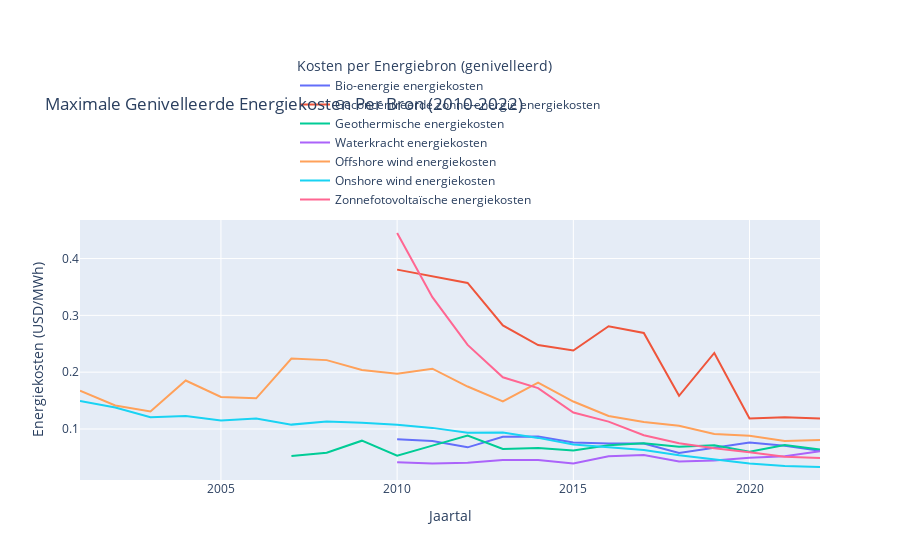

The notebook cell saved with this chart:
### Code cell
import pandas as pd
import plotly.express as px

# Define the columns to check
columns_to_check = [
    'Bioenergy levelized cost of energy', 
    'Geothermal levelized cost of energy', 
    'Offshore wind levelized cost of energy', 
    'Solar photovoltaic levelized cost of energy', 
    'Concentrated solar power levelized cost of energy', 
    'Hydropower levelized cost of energy', 
    'Onshore wind levelized cost of energy'
]

# Drop rows where all specified columns have NaN values
df = df.dropna(subset=columns_to_check, how='all')

# Interpolate 'Geothermal levelized cost of energy' for years between 2010 and 2015
mask = (df['Year'] >= 2010) & (df['Year'] <= 2015)
df.loc[mask, 'Geothermal levelized cost of energy'] = df.loc[mask, 'Geothermal levelized cost of energy'].interpolate(method='linear')

# Melt the DataFrame to a long format for Plotly
df_long = df.melt(id_vars=['Year'], 
                  value_vars=columns_to_check, 
                  var_name='Energy Type', 
                  value_name='Cost of Energy')

# Group by Year and Energy Type, and find the maximum cost for each group
df_max = df_long.groupby(['Year', 'Energy Type']).max().reset_index()

# Translation map from English to Dutch
translation_map = {
    'Bioenergy levelized cost of energy': 'Bio-energie energiekosten',
    'Geothermal levelized cost of energy': 'Geothermische energiekosten',
    'Offshore wind levelized cost of energy': 'Offshore wind energiekosten',
    'Solar photovoltaic levelized cost of energy': 'Zonnefotovoltaïsche energiekosten',
    'Concentrated solar power levelized cost of energy': 'Geconcentreerde zonne-energie energiekosten',
    'Hydropower levelized cost of energy': 'Waterkracht energiekosten',
    'Onshore wind levelized cost of energy': 'Onshore wind energiekosten',
    'Cost of Energy': 'Energiekosten (USD/MWh)',
    'Year': 'Jaartal',
    'Energy Type': 'Kosten per Energiebron (genivelleerd)'
}

# Apply the translation map to the DataFrame
df_max['Energy Type'] = df_max['Energy Type'].map(translation_map)

# Plot the data using Plotly
fig = px.line(df_max, x='Year', y='Cost of Energy', color='Energy Type',
              title='Maximale Genivelleerde Energiekosten Per Bron (2010-2022)',
              labels={'Cost of Energy': translation_map['Cost of Energy'], 'Year': translation_map['Year'], 'Energy Type': translation_map['Energy Type']})

# Update layout to position the legend above the graph and avoid overlap with the title
fig.update_layout(
    legend=dict(
        orientation="v",
        yanchor="bottom",
        y=1.02,
        xanchor="center",
        x=0.5
    ),
    margin=dict(t=220)  # Increase top margin to ensure title does not overlap with legend
)

# Show the plot
fig.show()

### Figure 1 — Plotly figure (JSON) as saved in the notebook; plotly's stock layout.template omitted (floating-point values rounded to 4 significant figures)
{"data": [{"hovertemplate": "Kosten per Energiebron (genivelleerd)=Bio-energie energiekosten<br>Jaartal=%{x}<br>Energiekosten (USD/MWh)=%{y}<extra></extra>", "legendgroup": "Bio-energie energiekosten", "line": {"color": "#636efa", "dash": "solid"}, "marker": {"symbol": "circle"}, "mode": "lines", "name": "Bio-energie energiekosten", "orientation": "v", "showlegend": true, "type": "scatter", "x": [2001, 2002, 2003, 2004, 2005, 2006, 2007, 2008, 2009, 2010, 2011, 2012, 2013, 2014, 2015, 2016, 2017, 2018, 2019, 2020, 2021, 2022], "xaxis": "x", "y": [null, null, null, null, null, null, null, null, null, 0.08212, 0.07875, 0.06766, 0.08641, 0.08658, 0.07633, 0.07462, 0.07451, 0.0577, 0.06748, 0.07601, 0.07052, 0.06147], "yaxis": "y"}, {"hovertemplate": "Kosten per Energiebron (genivelleerd)=Geconcentreerde zonne-energie energiekosten<br>Jaartal=%{x}<br>Energiekosten (USD/MWh)=%{y}<extra></extra>", "legendgroup": "Geconcentreerde zonne-energie energiekosten", "line": {"color": "#EF553B", "dash": "solid"}, "marker": {"symbol": "circle"}, "mode": "lines", "name": "Geconcentreerde zonne-energie energiekosten", "orientation": "v", "showlegend": true, "type": "scatter", "x": [2001, 2002, 2003, 2004, 2005, 2006, 2007, 2008, 2009, 2010, 2011, 2012, 2013, 2014, 2015, 2016, 2017, 2018, 2019, 2020, 2021, 2022], "xaxis": "x", "y": [null, null, null, null, null, null, null, null, null, 0.3805, 0.3684, 0.357, 0.2824, 0.2478, 0.2381, 0.2809, 0.269, 0.1583, 0.2338, 0.1183, 0.1207, 0.1185], "yaxis": "y"}, {"hovertemplate": "Kosten per Energiebron (genivelleerd)=Geothermische energiekosten<br>Jaartal=%{x}<br>Energiekosten (USD/MWh)=%{y}<extra></extra>", "legendgroup": "Geothermische energiekosten", "line": {"color": "#00cc96", "dash": "solid"}, "marker": {"symbol": "circle"}, "mode": "lines", "name": "Geothermische energiekosten", "orientation": "v", "showlegend": true, "type": "scatter", "x": [2001, 2002, 2003, 2004, 2005, 2006, 2007, 2008, 2009, 2010, 2011, 2012, 2013, 2014, 2015, 2016, 2017, 2018, 2019, 2020, 2021, 2022], "xaxis": "x", "y": [null, null, null, null, null, null, 0.0525, 0.05831, 0.07937, 0.05297, 0.07069, 0.08841, 0.06472, 0.06633, 0.06198, 0.07149, 0.07479, 0.06887, 0.07141, 0.06001, 0.07173, 0.06385], "yaxis": "y"}, {"hovertemplate": "Kosten per Energiebron (genivelleerd)=Waterkracht energiekosten<br>Jaartal=%{x}<br>Energiekosten (USD/MWh)=%{y}<extra></extra>", "legendgroup": "Waterkracht energiekosten", "line": {"color": "#ab63fa", "dash": "solid"}, "marker": {"symbol": "circle"}, "mode": "lines", "name": "Waterkracht energiekosten", "orientation": "v", "showlegend": true, "type": "scatter", "x": [2001, 2002, 2003, 2004, 2005, 2006, 2007, 2008, 2009, 2010, 2011, 2012, 2013, 2014, 2015, 2016, 2017, 2018, 2019, 2020, 2021, 2022], "xaxis": "x", "y": [null, null, null, null, null, null, null, null, null, 0.04161, 0.03912, 0.0407, 0.04549, 0.04543, 0.03913, 0.05178, 0.05427, 0.04263, 0.04431, 0.04919, 0.05188, 0.06097], "yaxis": "y"}, {"hovertemplate": "Kosten per Energiebron (genivelleerd)=Offshore wind energiekosten<br>Jaartal=%{x}<br>Energiekosten (USD/MWh)=%{y}<extra></extra>", "legendgroup": "Offshore wind energiekosten", "line": {"color": "#FFA15A", "dash": "solid"}, "marker": {"symbol": "circle"}, "mode": "lines", "name": "Offshore wind energiekosten", "orientation": "v", "showlegend": true, "type": "scatter", "x": [2001, 2002, 2003, 2004, 2005, 2006, 2007, 2008, 2009, 2010, 2011, 2012, 2013, 2014, 2015, 2016, 2017, 2018, 2019, 2020, 2021, 2022], "xaxis": "x", "y": [0.1674, 0.1414, 0.1307, 0.1854, 0.1565, 0.154, 0.224, 0.2212, 0.2039, 0.1973, 0.2061, 0.1747, 0.1487, 0.1816, 0.1483, 0.1228, 0.1122, 0.1057, 0.09118, 0.0881, 0.07884, 0.08065], "yaxis": "y"}, {"hovertemplate": "Kosten per Energiebron (genivelleerd)=Onshore wind energiekosten<br>Jaartal=%{x}<br>Energiekosten (USD/MWh)=%{y}<extra></extra>", "legendgroup": "Onshore wind energiekosten", "line": {"color": "#19d3f3", "dash": "solid"}, "marker": {"symbol": "circle"}, "mode": "lines", "name": "Onshore wind energiekosten", "orientation": "v", "showlegend": true, "type": "scatter", "x": [2001, 2002, 2003, 2004, 2005, 2006, 2007, 2008, 2009, 2010, 2011, 2012, 2013, 2014, 2015, 2016, 2017, 2018, 2019, 2020, 2021, 2022], "xaxis": "x", "y": [0.1492, 0.1379, 0.1208, 0.1227, 0.115, 0.1183, 0.1077, 0.1133, 0.111, 0.1072, 0.1019, 0.09328, 0.09389, 0.0843, 0.07263, 0.06726, 0.06313, 0.05358, 0.04694, 0.03906, 0.03482, 0.03306], "yaxis": "y"}, {"hovertemplate": "Kosten per Energiebron (genivelleerd)=Zonnefotovoltaïsche energiekosten<br>Jaartal=%{x}<br>Energiekosten (USD/MWh)=%{y}<extra></extra>", "legendgroup": "Zonnefotovoltaïsche energiekosten", "line": {"color": "#FF6692", "dash": "solid"}, "marker": {"symbol": "circle"}, "mode": "lines", "name": "Zonnefotovoltaïsche energiekosten", "orientation": "v", "showlegend": true, "type": "scatter", "x": [2001, 2002, 2003, 2004, 2005, 2006, 2007, 2008, 2009, 2010, 2011, 2012, 2013, 2014, 2015, 2016, 2017, 2018, 2019, 2020, 2021, 2022], "xaxis": "x", "y": [null, null, null, null, null, null, null, null, null, 0.445, 0.332, 0.248, 0.191, 0.172, 0.129, 0.113, 0.089, 0.075, 0.066, 0.059, 0.051, 0.049], "yaxis": "y"}], "layout": {"autosize": true, "legend": {"orientation": "v", "title": {"text": "Kosten per Energiebron (genivelleerd)"}, "tracegroupgap": 0, "x": 0.5, "xanchor": "center", "y": 1.02, "yanchor": "bottom"}, "margin": {"t": 220}, "title": {"text": "Maximale Genivelleerde Energiekosten Per Bron (2010-2022)"}, "xaxis": {"anchor": "y", "autorange": true, "domain": [0, 1], "range": [2001, 2022], "title": {"text": "Jaartal"}, "type": "linear"}, "yaxis": {"anchor": "x", "autorange": true, "domain": [0, 1], "range": [0.01017, 0.4679], "title": {"text": "Energiekosten (USD/MWh)"}, "type": "linear"}}}
